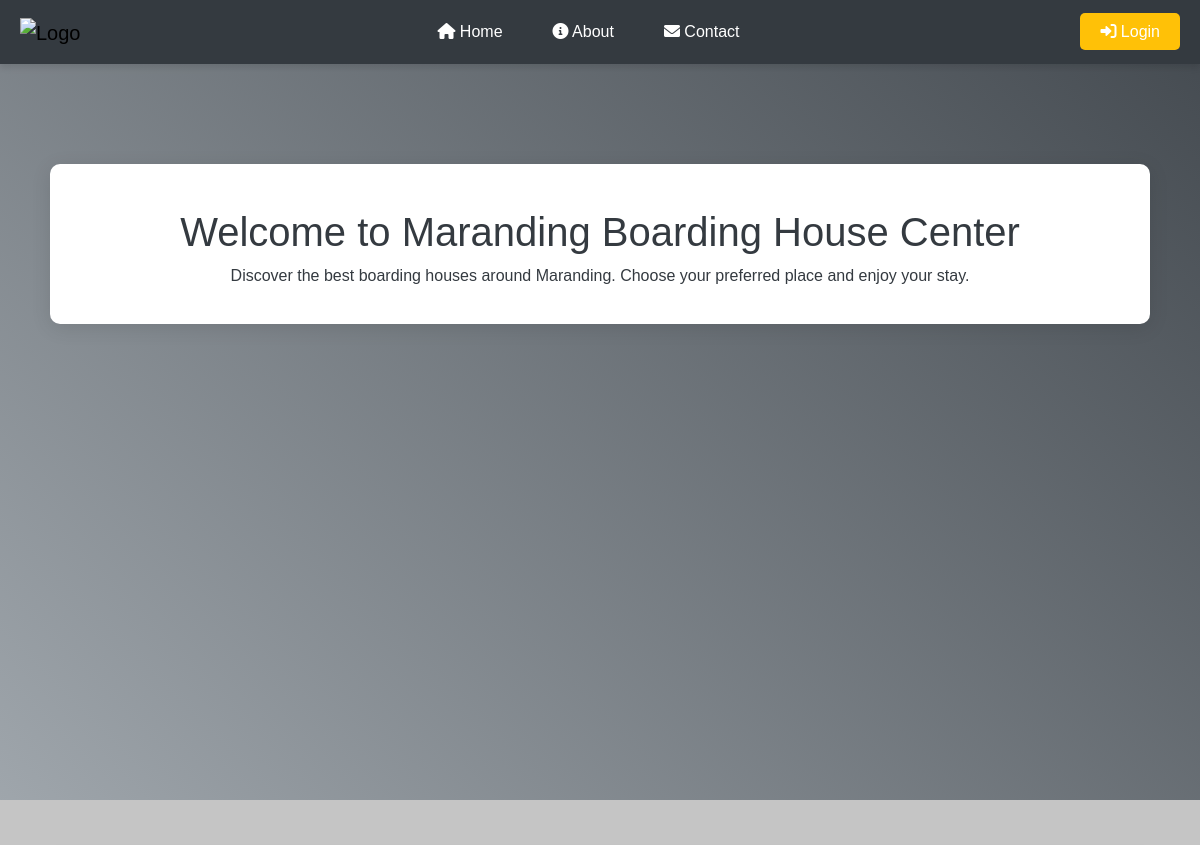
/ (upper part), run on an earlier commit of the app's database.
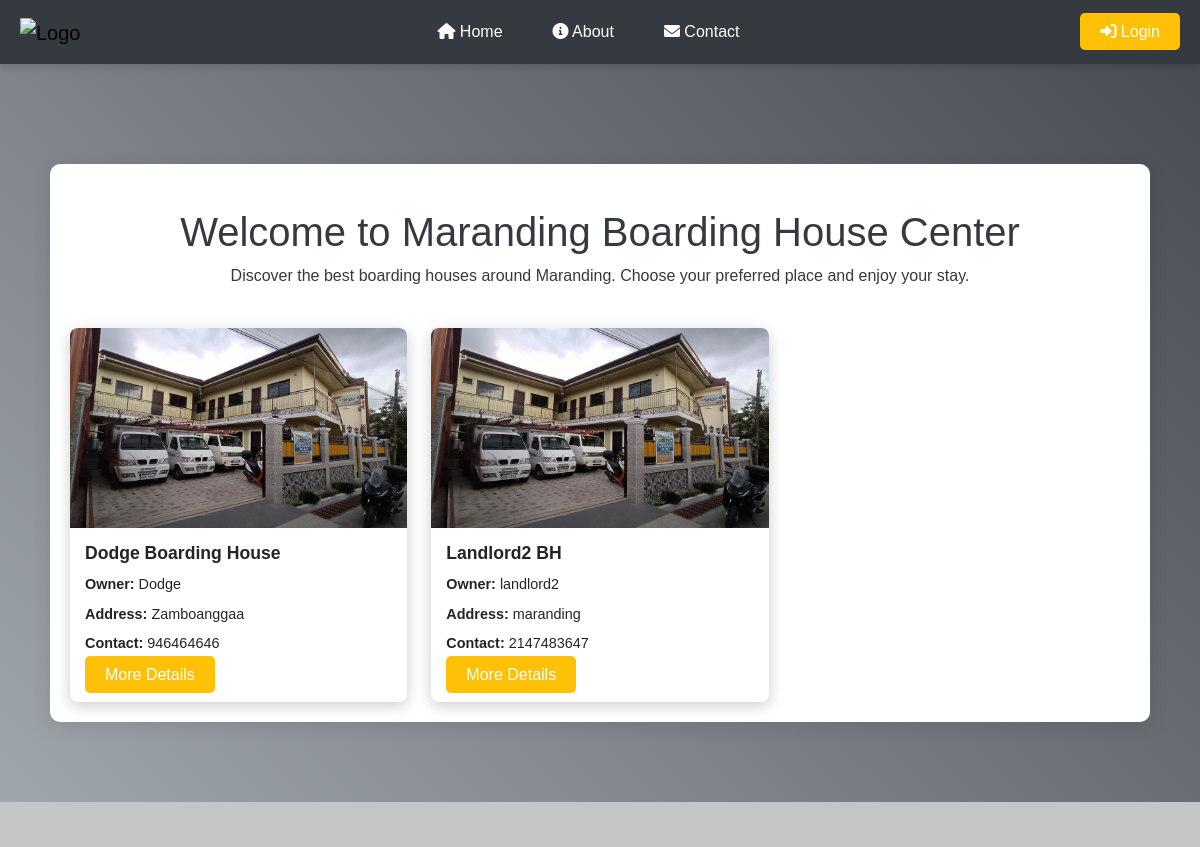
And on a later commit of the database.
### tables this page shows
CREATE TABLE `boardinghouses` (
  `id` int(11) NOT NULL,
  `owner` varchar(255) NOT NULL,
  `hname` varchar(25) NOT NULL,
  `haddress` varchar(25) NOT NULL,
  `contact_no` int(255) NOT NULL,
  `landlord` varchar(255) NOT NULL
);

CREATE TABLE `documents` (
  `id` int(255) NOT NULL,
  `bar_clear` varchar(255) NOT NULL,
  `bus_per` varchar(255) NOT NULL,
  `image` varchar(255) NOT NULL,
  `hname` varchar(255) NOT NULL,
  `owner` varchar(255) NOT NULL
);

### index.php (the view, shortened to what this page needs)
<?php
require 'php/connection.php';
?>
<!DOCTYPE html>
<html lang="en">
<head>
    <link rel="stylesheet" href="https://cdn.jsdelivr.net/npm/bootstrap@5.3.0/dist/css/bootstrap.min.css">
</head>
<body>
    <div class="background">
        <?php include 'navbar.php'; ?>
        <div class="content-background">
            <div class="text-center py-4">
                <h1>Welcome to Maranding Boarding House Center</h1>
                <p>Discover the best boarding houses around Maranding. Choose your preferred place and enjoy your stay.</p>
            </div>
            <div class="row row-cols-1 row-cols-md-3 g-4">
                <?php
                $query = "SELECT * FROM boardinghouses INNER JOIN documents ON boardinghouses.hname = documents.hname";
                $result = mysqli_query($conn, $query);
                while ($fetch = mysqli_fetch_assoc($result)) :
                    $hname = $fetch['hname'];
                ?>
                    <div class="col">
                        <div class="card">
                            <img src="<?php echo $fetch['image']; ?>" alt="Boarding House">
                            <div class="card-content">
                                <h5><?php echo $fetch['hname']; ?></h5>
                                <p><strong>Owner:</strong> <?php echo $fetch['landlord']; ?></p>
                                <p><strong>Address:</strong> <?php echo $fetch['haddress']; ?></p>
                                <p><strong>Contact:</strong> <?php echo $fetch['contact_no']; ?></p>
                                <div>
                                    <?php if (!empty($_SESSION['uname']) && $_SESSION['role'] == 'admin') : ?>
                                        <a href="php/function.php?edit=<?php echo $fetch['id']; ?>" class="button update">Update</a>
                                        <a href="#" class="button delete" data-href="php/function.php?delete=<?php echo $fetch['id']; ?>" data-bs-toggle="modal" data-bs-target="#confirmDeleteModal">Delete</a>
                                    <?php else : ?>
                                        <a href="boardinghouse.php?hname=<?php echo $hname; ?>" class="button details">More Details</a>
                                    <?php endif; ?>
                                </div>
                            </div>
                        </div>
                    </div>
                <?php endwhile; ?>
            </div>
        </div>
    </div>
</body>
</html>

What changed in the data, as far as the page shows it:
now on this page (row edited): boardinghouses: documents.image (picture), documents.hname "Dodge Boarding House", landlord "Dodge", haddress "Zamboanggaa", contact_no "946464646"
added boardinghouses: documents.image (picture), documents.hname "Landlord2 BH", landlord "landlord2", haddress "maranding", contact_no "2147483647"
